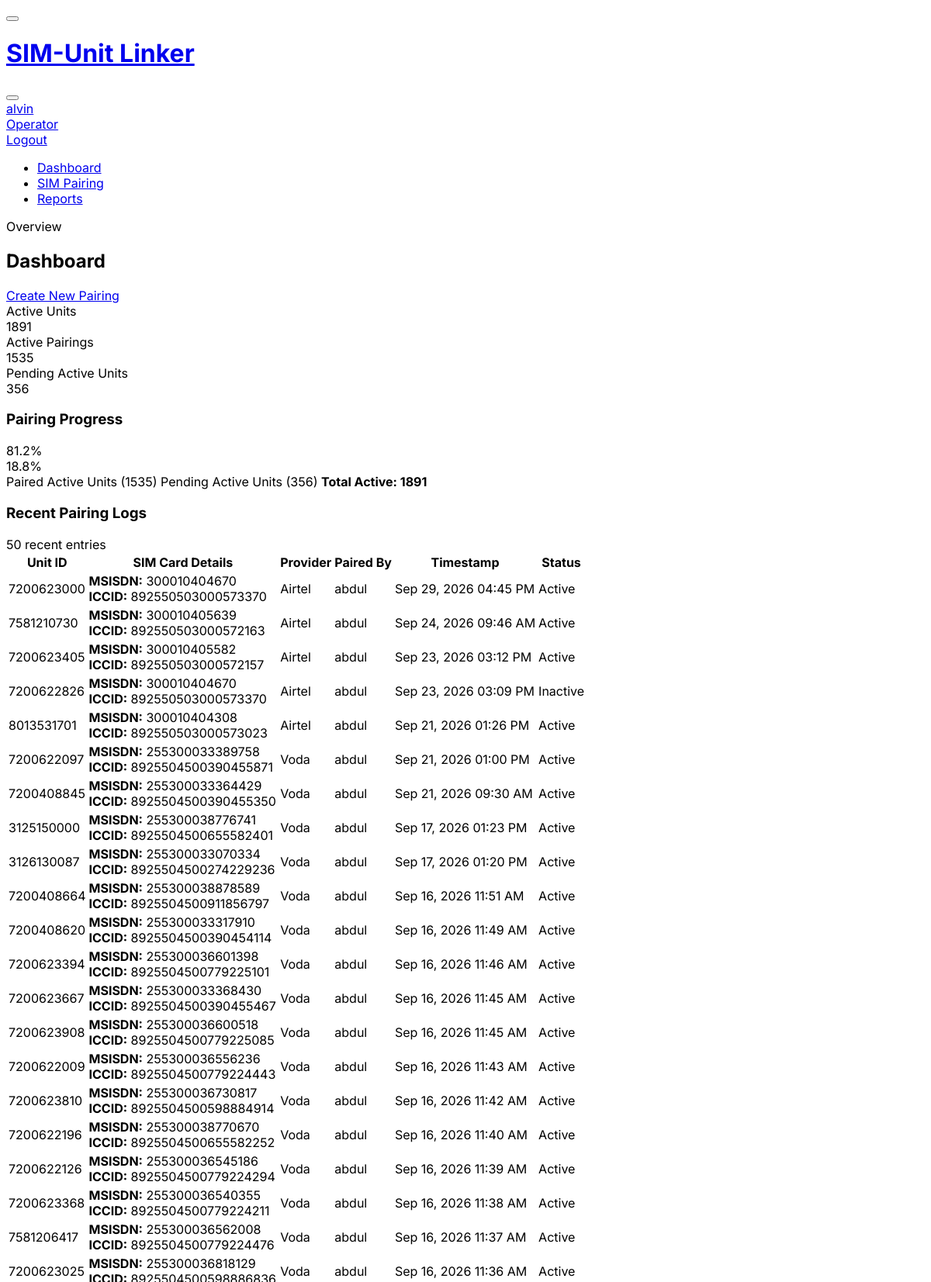
/ (signed in, upper part), run on the app's committed database.
### database.py (models this page shows)
class Pairing(Base):
    __tablename__ = 'pairings'
    id = Column(Integer, primary_key=True, autoincrement=True)
    unit_id = Column(String, ForeignKey('units.id'), nullable=False)
    sim_card_id = Column(Integer, ForeignKey('sim_cards.id'), nullable=False)
    paired_by_user_id = Column(Integer, ForeignKey('users.id'), nullable=False)
    paired_at = Column(DateTime, default=datetime.utcnow)
    is_active = Column(Boolean, default=True)  # True = current pairing, False = historic pairing
    unit = relationship("Unit", back_populates="pairings")
    sim_card = relationship("SimCard", back_populates="pairings")
    paired_by = relationship("User", back_populates="pairings")

class SimCard(Base):
    __tablename__ = 'sim_cards'
    id = Column(Integer, primary_key=True, autoincrement=True)
    msisdn = Column(String, nullable=False, index=True)
    iccid = Column(String, nullable=False, index=True)
    provider = Column(String, nullable=False)
    pairings = relationship("Pairing", back_populates="sim_card")

class User(Base):
    __tablename__ = 'users'
    id = Column(Integer, primary_key=True, autoincrement=True)
    username = Column(String, unique=True, nullable=False, index=True)
    password_hash = Column(String, nullable=False)
    is_admin = Column(Boolean, default=False)
    pairings = relationship("Pairing", back_populates="paired_by")

### main.py (the view)
@app.get("/", response_class=HTMLResponse)
async def dashboard_get(request: Request, current_user = Depends(require_user), db: Session = Depends(get_db)):
    total_active_units = db.query(Unit).filter(Unit.is_active == True).count()
    active_pairings_count = db.query(Pairing).filter(Pairing.is_active == True).count()
    active_paired_unit_ids = db.query(Pairing.unit_id).filter(Pairing.is_active == True)
    pending_active_units = db.query(Unit).filter(
        Unit.is_active == True,
        ~Unit.id.in_(active_paired_unit_ids)
    ).count()
    stats = {
        "total_active_units": total_active_units,
        "active_pairings_count": active_pairings_count,
        "pending_active_units": pending_active_units
    }
    recent_pairings = db.query(Pairing).options(
        joinedload(Pairing.sim_card),
        joinedload(Pairing.paired_by)
    ).order_by(Pairing.paired_at.desc()).limit(50).all()
    return templates.TemplateResponse(request, "dashboard.html", {
        "current_user": current_user,
        "active_page": "dashboard",
        "stats": stats,
        "recent_pairings": recent_pairings
    })

### templates/dashboard.html (shortened to what this page needs)
{% extends "base.html" %}
{% block content %}
<div class="page-header d-print-none">
  <div class="row align-items-center">
    <div class="col">
      <div class="page-pretitle">Overview</div>
      <h2 class="page-title">Dashboard</h2>
    </div>
    <div class="col-auto ms-auto d-print-none">
      <div class="btn-list">
        <a href="/pairing" class="btn btn-primary d-none d-sm-inline-block">
           Create New Pairing
        </a>
      </div>
    </div>
  </div>
</div>
<div class="row row-cards mt-1">
  <div class="col-sm-6 col-lg-4">
    <div class="card card-sm border-0 border-start border-3 border-blue">
      <div class="card-body">
        <div class="row align-items-center">
          <div class="col">
            <div class="font-weight-medium text-muted">Active Units</div>
            <div class="h1 mb-0 fw-bold">{{ stats.total_active_units }}</div>
          </div>
        </div>
      </div>
    </div>
  </div>
  <div class="col-sm-6 col-lg-4">
    <div class="card card-sm border-0 border-start border-3 border-green">
      <div class="card-body">
        <div class="row align-items-center">
          <div class="col">
            <div class="font-weight-medium text-muted">Active Pairings</div>
            <div class="h1 mb-0 fw-bold">{{ stats.active_pairings_count }}</div>
          </div>
        </div>
      </div>
    </div>
  </div>
  <div class="col-sm-6 col-lg-4">
    <div class="card card-sm border-0 border-start border-3 border-orange">
      <div class="card-body">
        <div class="row align-items-center">
          <div class="col">
            <div class="font-weight-medium text-muted">Pending Active Units</div>
            <div class="h1 mb-0 fw-bold">{{ stats.pending_active_units }}</div>
          </div>
        </div>
      </div>
    </div>
  </div>
</div>
<div class="row row-cards mt-3">
  <div class="col-12">
    <div class="card">
      <div class="card-body">
        <h3 class="card-title">Pairing Progress</h3>
        {% set total = stats.total_active_units %}
        {% if total > 0 %}
          {% set paired_pct = (stats.active_pairings_count / total * 100) | round(1) %}
          {% set pending_pct = (stats.pending_active_units / total * 100) | round(1) %}
        {% else %}
          {% set paired_pct = 0 %}
          {% set pending_pct = 0 %}
        {% endif %}
        <div class="progress progress-lg mb-3">
          <div class="progress-bar bg-green" style="width: {{ paired_pct }}%" role="progressbar" aria-valuenow="{{ paired_pct }}" aria-valuemin="0" aria-valuemax="100" title="Paired ({{ paired_pct }}%)">
            {{ paired_pct }}%
          </div>
          <div class="progress-bar bg-orange" style="width: {{ pending_pct }}%" role="progressbar" aria-valuenow="{{ pending_pct }}" aria-valuemin="0" aria-valuemax="100" title="Pending ({{ pending_pct }}%)">
            {{ pending_pct }}%
          </div>
        </div>
        <div class="d-flex justify-content-between text-muted small">
          <span> Paired Active Units ({{ stats.active_pairings_count }})</span>
          <span> Pending Active Units ({{ stats.pending_active_units }})</span>
          <span><strong>Total Active: {{ total }}</strong></span>
        </div>
      </div>
    </div>
  </div>
</div>
<div class="row row-cards mt-3">
  <div class="col-12">
    <div class="card">
      <div class="card-header d-flex justify-content-between align-items-center">
        <h3 class="card-title">Recent Pairing Logs</h3>
        <span class="badge bg-blue-lt">{{ recent_pairings|length }} recent entries</span>
      </div>
      <div class="table-responsive">
        <table class="table table-vcenter card-table table-hover">
          <thead>
            <tr>
              <th>Unit ID</th>
              <th>SIM Card Details</th>
              <th>Provider</th>
              <th>Paired By</th>
              <th>Timestamp</th>
              <th>Status</th>
            </tr>
          </thead>
          <tbody>
            {% for pairing in recent_pairings %}
            <tr>
              <td>
                <span class="font-weight-semibold text-reset">{{ pairing.unit_id }}</span>
              </td>
              <td>
                <div class="d-flex flex-column">
                  <div><strong class="text-muted">MSISDN:</strong> {{ pairing.sim_card.msisdn }}</div>
                  <div class="small text-muted"><strong class="text-muted">ICCID:</strong> {{ pairing.sim_card.iccid }}</div>
                </div>
              </td>
              <td>
                <span class="badge bg-azure-lt">{{ pairing.sim_card.provider }}</span>
              </td>
              <td>
                <div class="d-flex align-items-center">
                  <span>{{ pairing.paired_by.username }}</span>
                </div>
              </td>
              <td>
                <div class="small text-muted" title="{{ pairing.paired_at.strftime('%Y-%m-%d %H:%M:%S') }}">
                  {{ pairing.paired_at.strftime('%b %d, %Y %I:%M %p') }}
                </div>
              </td>
              <td>
                {% if pairing.is_active %}
                <span class="badge bg-green-lt"> Active</span>
                {% else %}
                <span class="badge bg-secondary-lt">Inactive</span>
                {% endif %}
              </td>
            </tr>
            {% endfor %}
          </tbody>
        </table>
      </div>
    </div>
  </div>
</div>
{% endblock %}

### templates/base.html (style rules this page uses)
:root { --tblr-font-sans-serif: 'Inter', -apple-system, BlinkMacSystemFont, San Francisco, Segoe UI, Roboto, Helvetica Neue, sans-serif; }
body { font-family: var(--tblr-font-sans-serif); }
.card { transition: transform 0.2s ease, box-shadow 0.2s ease; }

### data on the page
Pairing: unit_id "7200623000", sim_card.msisdn "300010404670", sim_card.iccid "892550503000573370", sim_card.provider "Airtel", paired_by.username "abdul", paired_at "Sep 29, 2026 04:45 PM", is_active "Active"
Pairing: unit_id "7581210730", sim_card.msisdn "300010405639", sim_card.iccid "892550503000572163", sim_card.provider "Airtel", paired_by.username "abdul", paired_at "Sep 24, 2026 09:46 AM", is_active "Active"
Pairing: unit_id "7200623405", sim_card.msisdn "300010405582", sim_card.iccid "892550503000572157", sim_card.provider "Airtel", paired_by.username "abdul", paired_at "Sep 23, 2026 03:12 PM", is_active "Active"
Pairing: unit_id "7200622826", sim_card.msisdn "300010404670", sim_card.iccid "892550503000573370", sim_card.provider "Airtel", paired_by.username "abdul", paired_at "Sep 23, 2026 03:09 PM", is_active "Inactive"
Pairing: unit_id "8013531701", sim_card.msisdn "300010404308", sim_card.iccid "892550503000573023", sim_card.provider "Airtel", paired_by.username "abdul", paired_at "Sep 21, 2026 01:26 PM", is_active "Active"
Pairing: unit_id "7200622097", sim_card.msisdn "255300033389758", sim_card.iccid "8925504500390455871", sim_card.provider "Voda", paired_by.username "abdul", paired_at "Sep 21, 2026 01:00 PM", is_active "Active"
Pairing: unit_id "7200408845", sim_card.msisdn "255300033364429", sim_card.iccid "8925504500390455350", sim_card.provider "Voda", paired_by.username "abdul", paired_at "Sep 21, 2026 09:30 AM", is_active "Active"
Pairing: unit_id "3125150000", sim_card.msisdn "255300038776741", sim_card.iccid "8925504500655582401", sim_card.provider "Voda", paired_by.username "abdul", paired_at "Sep 17, 2026 01:23 PM", is_active "Active"
Pairing: unit_id "3126130087", sim_card.msisdn "255300033070334", sim_card.iccid "8925504500274229236", sim_card.provider "Voda", paired_by.username "abdul", paired_at "Sep 17, 2026 01:20 PM", is_active "Active"
Pairing: unit_id "7200408664", sim_card.msisdn "255300038878589", sim_card.iccid "8925504500911856797", sim_card.provider "Voda", paired_by.username "abdul", paired_at "Sep 16, 2026 11:51 AM", is_active "Active"
Pairing: unit_id "7200408620", sim_card.msisdn "255300033317910", sim_card.iccid "8925504500390454114", sim_card.provider "Voda", paired_by.username "abdul", paired_at "Sep 16, 2026 11:49 AM", is_active "Active"
Pairing: unit_id "7200623394", sim_card.msisdn "255300036601398", sim_card.iccid "8925504500779225101", sim_card.provider "Voda", paired_by.username "abdul", paired_at "Sep 16, 2026 11:46 AM", is_active "Active"
Pairing: unit_id "7200623667", sim_card.msisdn "255300033368430", sim_card.iccid "8925504500390455467", sim_card.provider "Voda", paired_by.username "abdul", paired_at "Sep 16, 2026 11:45 AM", is_active "Active"
Pairing: unit_id "7200623908", sim_card.msisdn "255300036600518", sim_card.iccid "8925504500779225085", sim_card.provider "Voda", paired_by.username "abdul", paired_at "Sep 16, 2026 11:45 AM", is_active "Active"
Pairing: unit_id "7200622009", sim_card.msisdn "255300036556236", sim_card.iccid "8925504500779224443", sim_card.provider "Voda", paired_by.username "abdul", paired_at "Sep 16, 2026 11:43 AM", is_active "Active"
Pairing: unit_id "7200623810", sim_card.msisdn "255300036730817", sim_card.iccid "8925504500598884914", sim_card.provider "Voda", paired_by.username "abdul", paired_at "Sep 16, 2026 11:42 AM", is_active "Active"
Pairing: unit_id "7200622196", sim_card.msisdn "255300038770670", sim_card.iccid "8925504500655582252", sim_card.provider "Voda", paired_by.username "abdul", paired_at "Sep 16, 2026 11:40 AM", is_active "Active"
Pairing: unit_id "7200622126", sim_card.msisdn "255300036545186", sim_card.iccid "8925504500779224294", sim_card.provider "Voda", paired_by.username "abdul", paired_at "Sep 16, 2026 11:39 AM", is_active "Active"
Pairing: unit_id "7200623368", sim_card.msisdn "255300036540355", sim_card.iccid "8925504500779224211", sim_card.provider "Voda", paired_by.username "abdul", paired_at "Sep 16, 2026 11:38 AM", is_active "Active"
Pairing: unit_id "7581206417", sim_card.msisdn "255300036562008", sim_card.iccid "8925504500779224476", sim_card.provider "Voda", paired_by.username "abdul", paired_at "Sep 16, 2026 11:37 AM", is_active "Active"
Pairing: unit_id "7200623025", sim_card.msisdn "255300036818129", sim_card.provider "Voda", paired_by.username "abdul", paired_at "Sep 16, 2026 11:36 AM", is_active "Active"

### other printed values
{{ current_user.username }} "alvin"
{{ stats.total_active_units }} "1891"
{{ stats.active_pairings_count }} "1535"
{{ stats.pending_active_units }} "356"
{{ paired_pct }} "81.2"
{{ pending_pct }} "18.8"
{{ total }} "1891"
{{ recent_pairings|length }} "50"
